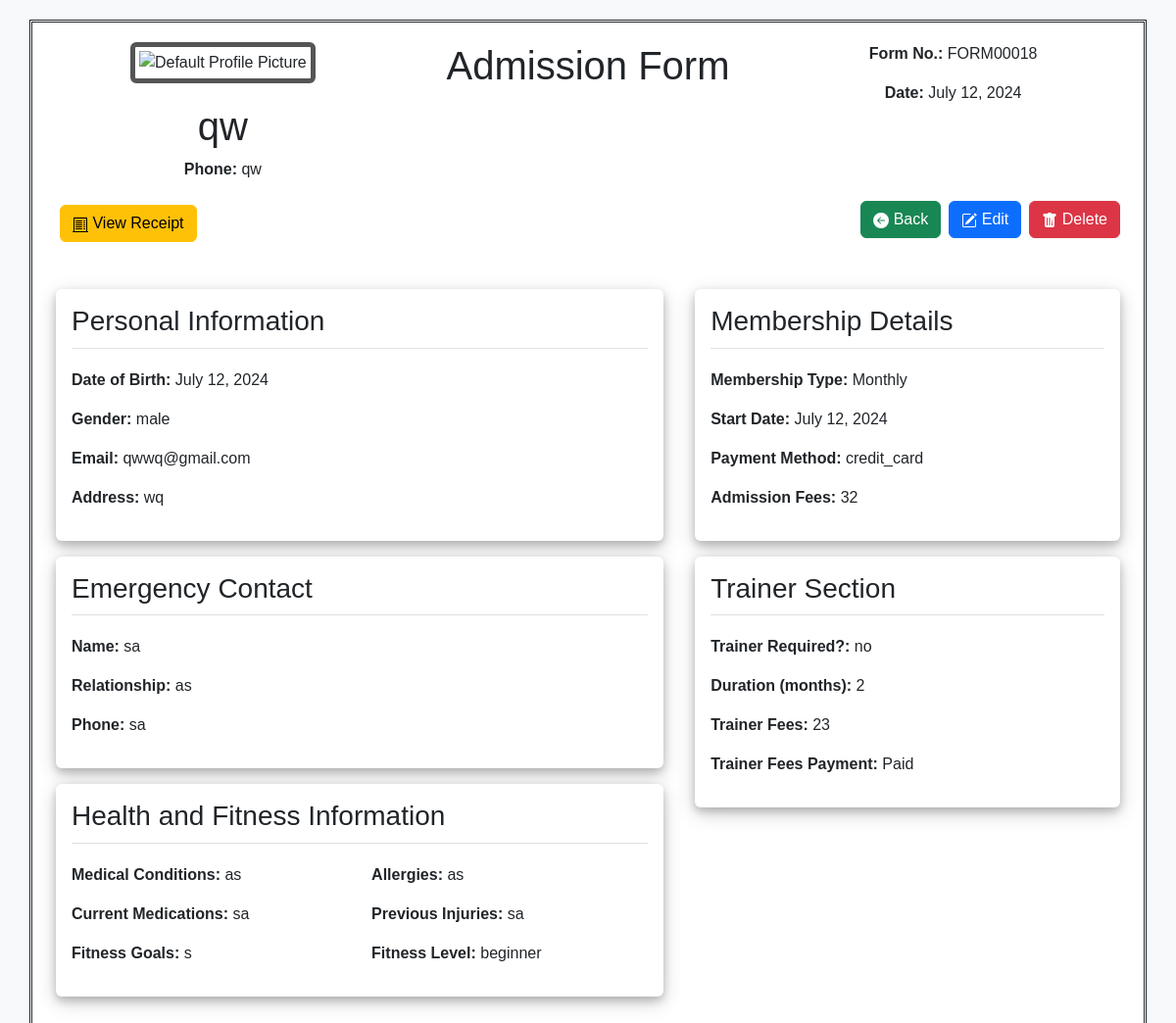
Screenshot of /profile/18/ (signed in) with the database file from the repository.
### home/models.py (models this page shows, shortened)
class Admission(models.Model):
    user = models.ForeignKey(User, on_delete=models.CASCADE, default=get_default_user)
    profile_image=models.ImageField(null=True,blank=True,upload_to="images/")
    full_name = models.CharField(max_length=80)
    dob = models.DateField()
    gender = models.CharField(max_length=10)
    phone = models.CharField(max_length=15)
    email = models.EmailField()
    address = models.CharField(max_length=255)
    emergency_contact_name = models.CharField(max_length=80)
    relationship = models.CharField(max_length=20)
    emergency_contact_phone = models.CharField(max_length=15)
    medical_conditions = models.TextField(blank=True, null=True)
    allergies = models.TextField(blank=True, null=True)
    current_medications = models.TextField(blank=True, null=True)
    previous_injuries = models.TextField(blank=True, null=True)
    fitness_goals = models.TextField(blank=True, null=True)
    fitness_level = models.CharField(max_length=50)
    membership_type = models.CharField(max_length=50)
    start_date = models.DateField()
    payment_method = models.CharField(max_length=50)
    trainer_required = models.CharField(max_length=80, blank=True, null=True)
    trainer_duration = models.CharField(max_length=50, blank=True, null=True)
    trainer_fee = models.CharField(max_length=50,blank=True, null=True)
    pay_now = models.CharField(max_length=50, blank=True, null=True)
    admission_fee = models.CharField(max_length=50,blank=True, null=True)
    form_no = models.CharField(max_length=10, blank=True, null=True)

### home/views.py (the view)
# urls.py: path("profile/<int:admission_id>/", views.profile, name="profile"),
def profile(request, admission_id):
    admission = get_object_or_404(Admission, id=admission_id, user=request.user)
    context = {
        'admission': admission
    }
    return render(request, 'profile.html', context)

### templates/profile.html (shortened to what this page needs)
{% extends "base_profile.html" %}
{% block body %}
    <div class="container">
        <div class="row">
            <div class="col-4 text-center">
                {% if admission.profile_image %}
                    <img src="{{ admission.profile_image.url }}" class="avatar img-thumbnail" alt="Profile Picture">
                {% else %}
                    <img src="https://www.w3schools.com/howto/img_avatar.png" class="avatar img-thumbnail" alt="Default Profile Picture">
                {% endif %}
                <h1>{{ admission.full_name }}</h1>
                <p><strong>Phone:</strong> {{ admission.phone }}</p>
            </div>
            <div class="col-4 text-center">
                <h1>Admission Form</h1>
            </div>
            <div class="col-4 text-center">
                <p><strong>Form No.:</strong> {{ admission.form_no }}</p>
                <p><strong>Date:</strong> {{ admission.start_date }}</p>
            </div>
        </div>
        <div class="d-flex mb-4">
            <div class="p-2 flex-grow-1">
                <a href="{% url 'receipt_detail' admission.id %}" class="btn btn-warning">
                       View Receipt
                </a>
            </div>
            <div class="p-1">
                <a href="{% url 'home' %}" class="btn btn-success">
                    <svg xmlns="http://www.w3.org/2000/svg" width="16" height="16" fill="currentColor" class="bi bi-arrow-left-circle-fill" viewBox="0 0 16 16">
                        <path d="M8 0a8 8 0 1 0 0 16A8 8 0 0 0 8 0m3.5 7.5a.5.5 0 0 1 0 1H5.707l2.147 2.146a.5.5 0 0 1-.708.708l-3-3a.5.5 0 0 1 0-.708l3-3a.5.5 0 1 1 .708.708L5.707 7.5z"/>
                    </svg> Back
                </a>
            </div>
            <div class="p-1">
                <a href="{% url 'edit_profile' admission.id %}" class="btn btn-primary">
                     Edit
                </a>
            </div>
            <div class="p-1">
                <a href="{% url 'delete_profile' admission.pk %}" class="btn btn-danger">
                     Delete
                </a>
            </div>
        </div>
        <div class="row">
            <div class="col-lg-7 p-3">
                <div class="card mb-3">
                    <div class="card-body">
                        <h3 class="card-title">Personal Information</h3>
                        <p><strong>Date of Birth:</strong> {{ admission.dob }}</p>
                        <p><strong>Gender:</strong> {{ admission.gender }}</p>
                        <p><strong>Email:</strong> {{ admission.email }}</p>
                        <p><strong>Address:</strong> {{ admission.address }}</p>
                    </div>
                </div>
                <div class="card mb-3">
                    <div class="card-body">
                        <h3 class="card-title">Emergency Contact</h3>
                        <p><strong>Name:</strong> {{ admission.emergency_contact_name }}</p>
                        <p><strong>Relationship:</strong> {{ admission.relationship }}</p>
                        <p><strong>Phone:</strong> {{ admission.emergency_contact_phone }}</p>
                    </div>
                </div>
                <div class="card mb-3">
                    <div class="card-body">
                        <h3 class="card-title">Health and Fitness Information</h3>
                        <div class="row">
                            <div class="col-6">
                                <p><strong>Medical Conditions:</strong> {{ admission.medical_conditions }}</p>
                            </div>
                            <div class="col-6">
                                <p><strong>Allergies:</strong> {{ admission.allergies }}</p>
                            </div>
                            <div class="col-6">
                                <p><strong>Current Medications:</strong> {{ admission.current_medications }}</p>
                            </div>
                            <div class="col-6">
                                <p><strong>Previous Injuries:</strong> {{ admission.previous_injuries }}</p>
                            </div>
                            <div class="col-6">
                                <p><strong>Fitness Goals:</strong> {{ admission.fitness_goals }}</p>
                            </div>
                            <div class="col-6">
                                <p><strong>Fitness Level:</strong> {{ admission.fitness_level }}</p>
                            </div>
                        </div>
                    </div>
                </div>
            </div>
            <div class="col-lg-5 p-3">
                <div class="card mb-3">
                    <div class="card-body">
                        <h3 class="card-title">Membership Details</h3>
                        <p><strong>Membership Type:</strong> {{ admission.membership_type }}</p>
                        <p><strong>Start Date:</strong> {{ admission.start_date }}</p>
                        <p><strong>Payment Method:</strong> {{ admission.payment_method }}</p>
                        <p><strong>Admission Fees:</strong> {{ admission.admission_fee }}</p>
                    </div>
                </div>
                <div class="card mb-3">
                    <div class="card-body">
                        <h3 class="card-title">Trainer Section</h3>
                        <p><strong>Trainer Required?:</strong> {{ admission.trainer_required }}</p>
                        <p><strong>Duration (months):</strong> {{ admission.trainer_duration }}</p>
                        <p><strong>Trainer Fees:</strong> {{ admission.trainer_fee }}</p>
                        <p><strong>Trainer Fees Payment:</strong> {{ admission.pay_now }}</p>
                    </div>
                </div>
            </div>
        </div>
    </div>
    {% endblock body %}

### static/css/profile.css (style rules this page uses)
body { background-color: #f8f9fa; font-family: 'Arial', sans-serif; }
.container { margin-top: 20px; border: double; background-color: white; padding: 20px; }
.avatar { vertical-align: middle; width: 150px; height: 150px; border: 5px solid #555; border-radius: none; margin-bottom: 20px; }
.card { margin-bottom: 20px; border: none; box-shadow: 0 4px 8px 0 rgba(0, 0, 0, 0.2), 0 6px 20px 0 rgba(0, 0, 0, 0.19); }
.card-title { border-bottom: 1px solid #dee2e6; padding-bottom: 10px; margin-bottom: 20px; }

### rows the page displays
Admission: full_name "qw", phone "qw", form_no "FORM00018", start_date "July 12, 2024", dob "July 12, 2024", gender "male", email "qwwq@gmail.com", address "wq", emergency_contact_name "sa", relationship "as", emergency_contact_phone "sa", medical_conditions "as", allergies "as", current_medications "sa", previous_injuries "sa", fitness_goals "s", fitness_level "beginner", membership_type "Monthly", payment_method "credit_card", admission_fee "32", trainer_required "no", trainer_duration "2", trainer_fee "23", pay_now "Paid"
